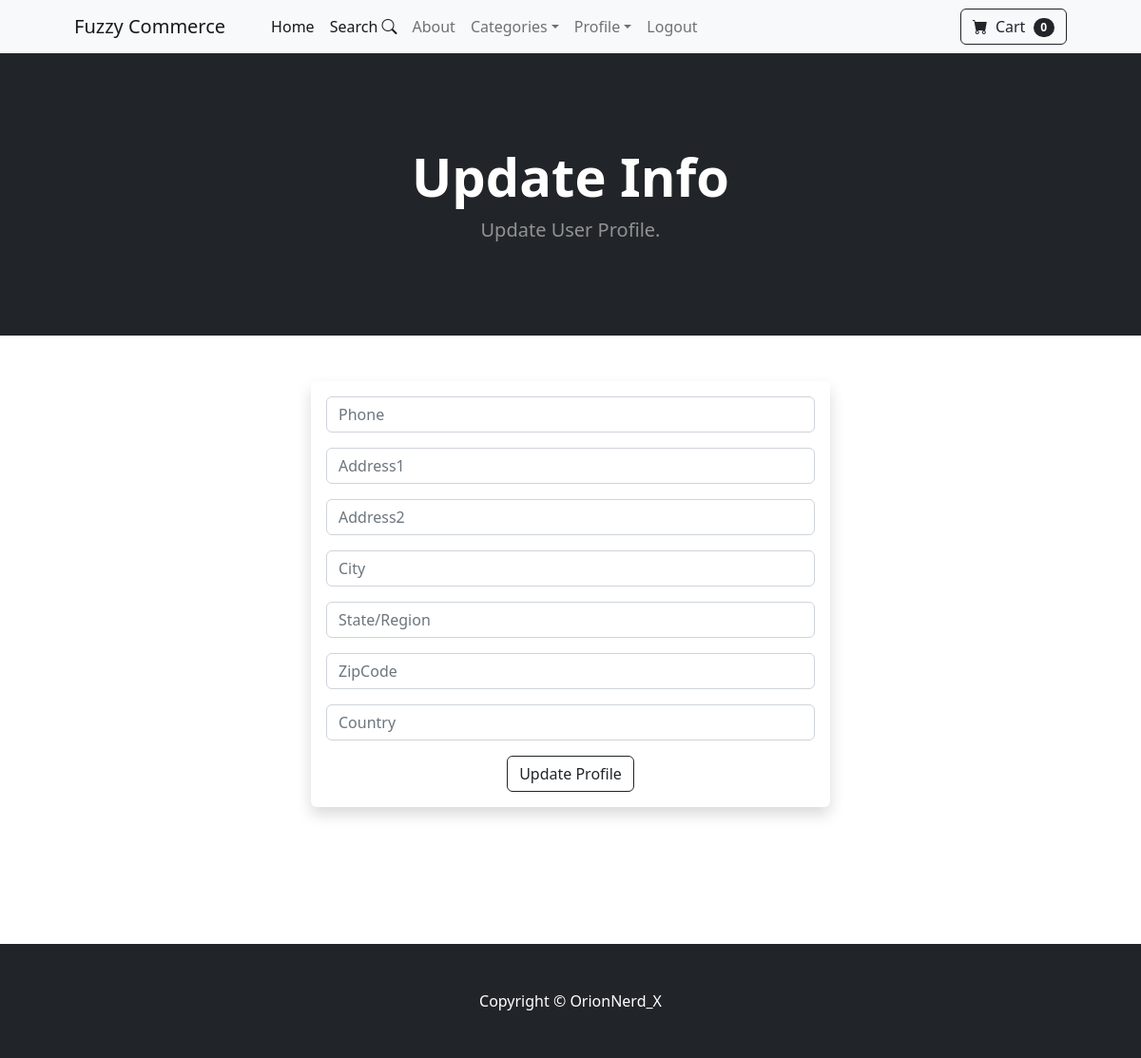
The page /update_info/ (signed in) on the database as committed earlier.
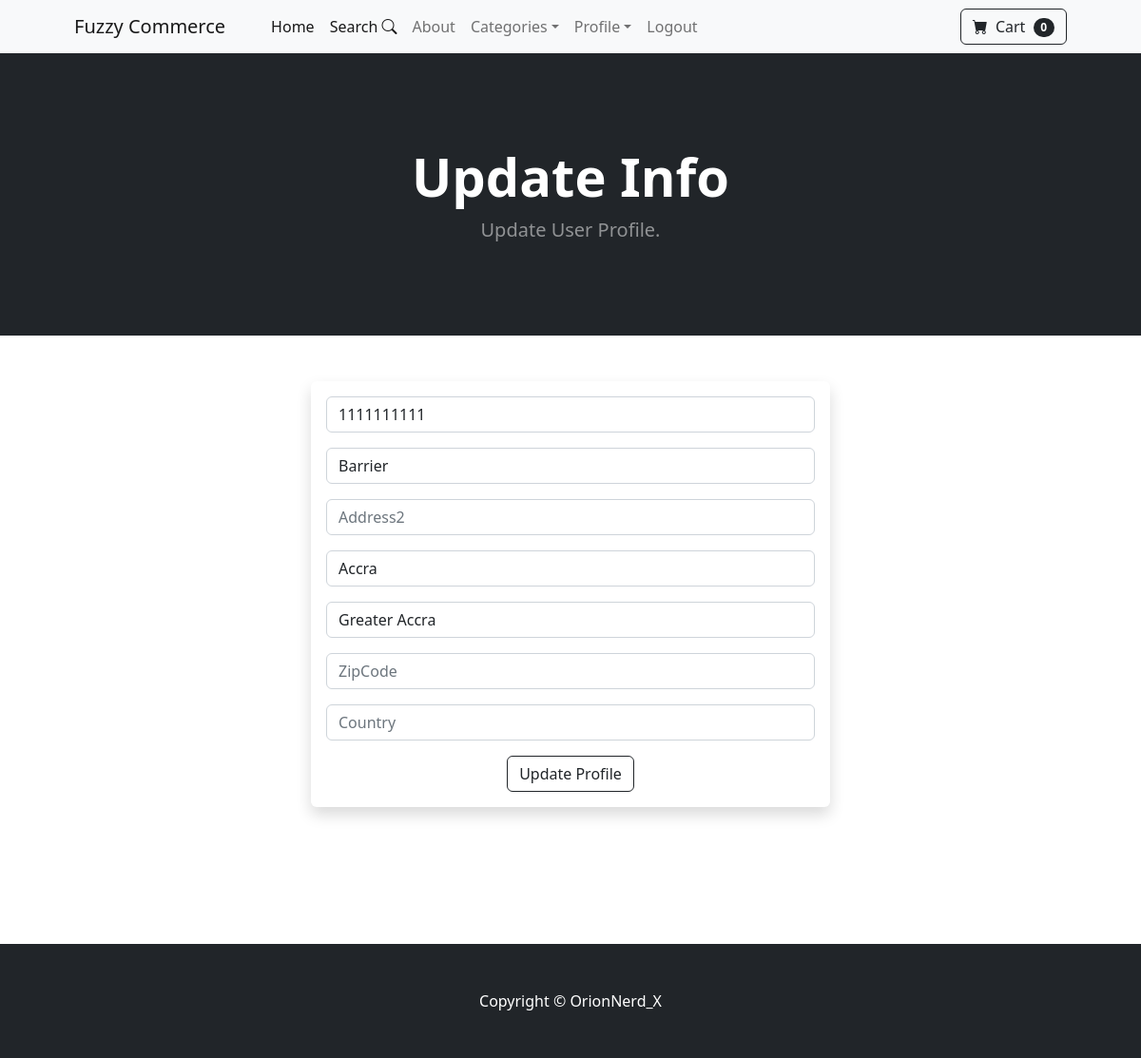
The same page on the database as committed later.
### store/models.py (models this page shows, shortened)
class Profile(models.Model):
    user = models.OneToOneField(User, on_delete=models.CASCADE)
    date_modified = models.DateTimeField(User, auto_now=True)
    phone = models.CharField(max_length=20, blank=True)
    address1 = models.CharField(max_length=200, blank=True)
    address2 = models.CharField(max_length=200, blank=True)
    city = models.CharField(max_length=200, blank=True)
    state = models.CharField(max_length=200, blank=True)
    zipcode = models.CharField(max_length=200, blank=True)
    country = models.CharField(max_length=200, blank=True)
    old_cart = models.CharField(max_length=200, blank=True, null=True)

### store/views.py (the view)
# urls.py: path('update_info/', views.update_info, name='update-info'),
@login_required(login_url='/login/')
def update_info(request):
    if request.user.is_authenticated:
        current_user = Profile.objects.get(user__id=request.user.id)
        form = UserInfoForm(request.POST or None, instance=current_user)
        if form.is_valid():
            form.save()
            messages.success(request, 'You have successfully registered! :)')
            return redirect('home')
        return render(request, 'store/update_info.html', {'form': form})
    else:
        messages.error(request, 'You must be logged in to access that page :(')
        return render(request, 'store/update_info.html', {'form': form})

### cart/cart.py (called while the page is built)
    def __len__(self):
        return len(self.cart)

### cart/context_processors.py (called while the page is built)
def cart(request):
    return {'cart': Cart(request)}

### store/context_processors.py (called while the page is built)
def display_savage(request):
    return {
        'name': 'Savage',
    }

### store/templates/store/update_info.html (shortened to what this page needs)
{% extends 'store/_base.html' %}
{% block content %}
<header class="bg-dark py-5">
  <div class="container px-4 px-lg-5 my-5">
    <div class="text-center text-white">
      <h1 class="display-4 fw-bolder">Update Info</h1>
      <p class="lead fw-normal text-white-50 mb-0">
        Update User Profile.
      </p>
    </div>
  </div>
</header>
<div class="container mt-5">
  <div class="row">
    <div class="col-md-6 offset-md-3 mb-5">
      <form
        method="post"
        action="{% url 'update-info' %}"
        class="shadow p-3 mb-5 bg-body rounded">
        {{ form.as_p }}
        <button type="submit" class="btn btn-outline-dark mt-3 mx-auto d-block">Update Profile</button>
      </form>
    </div>
  </div>
</div>
{% endblock %}

### store/templates/store/_base.html (shortened to what this page needs)
<!DOCTYPE html>
{% load static %}
<html lang="en">
  <head>
    <link
      href="https://cdn.jsdelivr.net/npm/bootstrap-icons@1.5.0/font/bootstrap-icons.css"
      rel="stylesheet" />
    <link href="{% static 'store/css/styles.css' %}" rel="stylesheet" />
  </head>
  <body>
    {% include 'store/navbar.html' %}
    {% block content %}{% endblock %}
    <footer class="py-5 bg-dark mt-5">
      <div class="container">
        <p class="m-0 text-center text-white">Copyright &copy; OrionNerd_X</p>
      </div>
    </footer>
  </body>
</html>

### store/templates/store/navbar.html (shortened to what this page needs)
<nav class="navbar navbar-expand-lg navbar-light bg-light">
  <div class="container px-4 px-lg-5">
    <a class="navbar-brand" href="{% url 'home' %}">Fuzzy Commerce</a>
    <div class="collapse navbar-collapse" id="navbarSupportedContent">
      <ul class="navbar-nav me-auto mb-2 mb-lg-0 ms-lg-4">
        <li class="nav-item">
          <a class="nav-link active" aria-current="page" href="{% url 'home' %}"
            >Home</a
          >
        </li>
        <li class="nav-item">
          <a class="nav-link active" aria-current="page" href="{% url 'search' %}"
            >Search <i class="bi bi-search"></i></a
          >
        </li>
        <li class="nav-item">
          <a class="nav-link" href="{% url 'about' %}">About</a>
        </li>
        <li class="nav-item dropdown">
          <a
            class="nav-link dropdown-toggle"
            id="navbarDropdown"
            href="#"
            role="button"
            data-bs-toggle="dropdown"
            aria-expanded="false"
            >Categories</a
          >
        </li>
        {% if user.is_authenticated %}
        <li class="nav-item dropdown">
          <a
            class="nav-link dropdown-toggle"
            id="navbarDropdown"
            href="#"
            role="button"
            data-bs-toggle="dropdown"
            aria-expanded="false"
            >Profile</a
          >
        </li>
        <li class="nav-item">
          <a class="nav-link" href="{% url 'logout' %}">Logout</a>
        </li>
        {% endif %}
      </ul>
      <form class="d-flex">
        <a
          href="{% url 'cart_summary' %}"
          class="text-decoration-none btn btn-outline-dark">
          <i class="bi-cart-fill me-1"></i>
          Cart
          <span
            class="badge bg-dark text-white ms-1 rounded-pill"
            id="cart_quantity"
            >{{ cart|length }}</span
          >
        </a>
      </form>
    </div>
  </div>
</nav>

Rows that differ between the two databases and show on the page:
changed Profile: phone (not shown) → "1111111111"; address1 (not shown) → "Barrier"; city (not shown) → "Accra"; state (not shown) → "Greater Accra"
